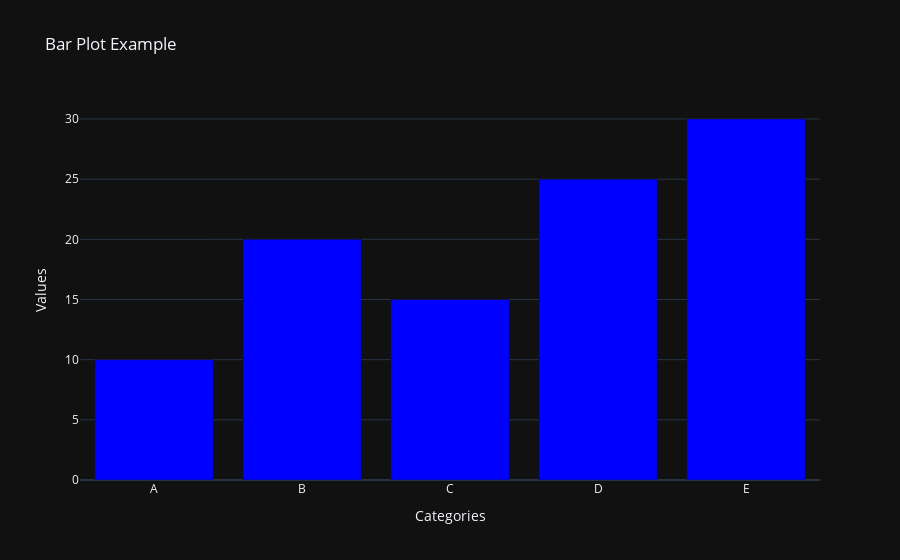

The notebook cell saved with this chart:
### Code cell
# 5.  Generate a bar plot using Plotly?
import plotly.graph_objects as go
# Sample data
categories = ["A", "B", "C", "D", "E"]
values = [10, 20, 15, 25, 30]

# Create bar chart
fig = go.Figure(go.Bar(x=categories, y=values, marker_color="blue"))

# Customize layout
fig.update_layout(
    title="Bar Plot Example",
    xaxis_title="Categories",
    yaxis_title="Values",
    template="plotly_dark"
)

# Show the plot
fig.show()

### Figure 1 — Plotly figure (JSON) as saved in the notebook; plotly's stock layout.template omitted (floating-point values rounded to 4 significant figures)
{"data": [{"marker": {"color": "blue"}, "type": "bar", "x": ["A", "B", "C", "D", "E"], "y": [10, 20, 15, 25, 30]}], "layout": {"title": {"text": "Bar Plot Example"}, "xaxis": {"title": {"text": "Categories"}}, "yaxis": {"title": {"text": "Values"}}}}
